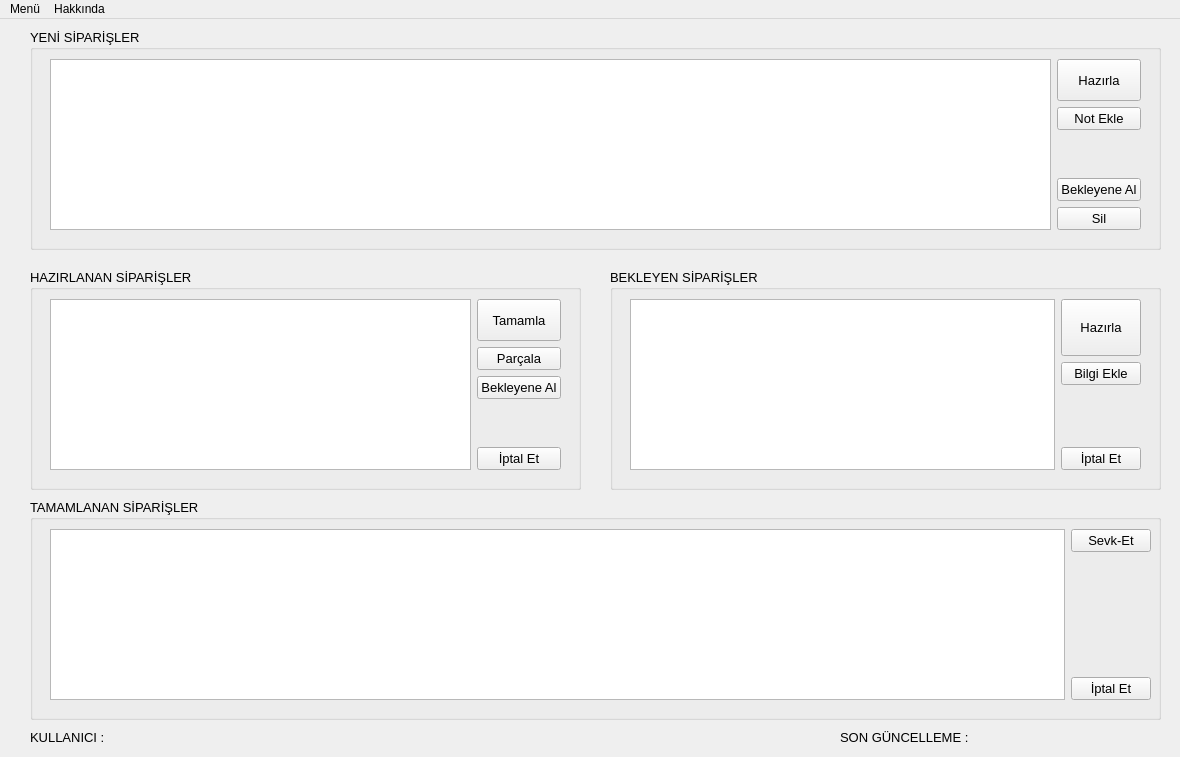
<?xml version="1.0" encoding="UTF-8"?>
<ui version="4.0">
 <class>MainWindow</class>
 <widget class="QMainWindow" name="MainWindow">
  <property name="geometry">
   <rect>
    <x>0</x>
    <y>0</y>
    <width>1180</width>
    <height>757</height>
   </rect>
  </property>
  <property name="minimumSize">
   <size>
    <width>1180</width>
    <height>757</height>
   </size>
  </property>
  <property name="maximumSize">
   <size>
    <width>1180</width>
    <height>757</height>
   </size>
  </property>
  <property name="windowTitle">
   <string>Order &amp; Load Business Intelligence v1</string>
  </property>
  <widget class="QWidget" name="centralwidget">
   <widget class="QGroupBox" name="grBox_newOrders">
    <property name="geometry">
     <rect>
      <x>30</x>
      <y>10</y>
      <width>1131</width>
      <height>221</height>
     </rect>
    </property>
    <property name="font">
     <font>
      <pointsize>10</pointsize>
     </font>
    </property>
    <property name="title">
     <string>YENİ SİPARİŞLER</string>
    </property>
    <widget class="QWidget" name="horizontalLayoutWidget_2">
     <property name="geometry">
      <rect>
       <x>20</x>
       <y>30</y>
       <width>1091</width>
       <height>171</height>
      </rect>
     </property>
     <layout class="QHBoxLayout" name="horizontalLayout_2">
      <item>
       <widget class="QTableWidget" name="table_new_order">
        <property name="sizePolicy">
         <sizepolicy hsizetype="Expanding" vsizetype="Expanding">
          <horstretch>0</horstretch>
          <verstretch>0</verstretch>
         </sizepolicy>
        </property>
        <property name="layoutDirection">
         <enum>Qt::LeftToRight</enum>
        </property>
        <property name="autoFillBackground">
         <bool>false</bool>
        </property>
        <property name="frameShadow">
         <enum>QFrame::Plain</enum>
        </property>
        <property name="editTriggers">
         <set>QAbstractItemView::NoEditTriggers</set>
        </property>
        <property name="dragDropMode">
         <enum>QAbstractItemView::NoDragDrop</enum>
        </property>
        <property name="defaultDropAction">
         <enum>Qt::MoveAction</enum>
        </property>
        <property name="selectionBehavior">
         <enum>QAbstractItemView::SelectRows</enum>
        </property>
        <property name="textElideMode">
         <enum>Qt::ElideLeft</enum>
        </property>
        <property name="verticalScrollMode">
         <enum>QAbstractItemView::ScrollPerPixel</enum>
        </property>
        <property name="showGrid">
         <bool>true</bool>
        </property>
        <property name="gridStyle">
         <enum>Qt::SolidLine</enum>
        </property>
        <property name="sortingEnabled">
         <bool>false</bool>
        </property>
        <property name="cornerButtonEnabled">
         <bool>true</bool>
        </property>
        <attribute name="horizontalHeaderVisible">
         <bool>true</bool>
        </attribute>
        <attribute name="horizontalHeaderCascadingSectionResizes">
         <bool>false</bool>
        </attribute>
       </widget>
      </item>
      <item>
       <layout class="QVBoxLayout" name="verticalLayout_2">
        <item>
         <widget class="QPushButton" name="btn_nw_prepare">
          <property name="sizePolicy">
           <sizepolicy hsizetype="Minimum" vsizetype="Expanding">
            <horstretch>0</horstretch>
            <verstretch>0</verstretch>
           </sizepolicy>
          </property>
          <property name="text">
           <string>Hazırla</string>
          </property>
         </widget>
        </item>
        <item>
         <widget class="QPushButton" name="btn_nw_note">
          <property name="text">
           <string>Not Ekle</string>
          </property>
         </widget>
        </item>
        <item>
         <spacer name="verticalSpacer_3">
          <property name="orientation">
           <enum>Qt::Vertical</enum>
          </property>
          <property name="sizeHint" stdset="0">
           <size>
            <width>20</width>
            <height>40</height>
           </size>
          </property>
         </spacer>
        </item>
        <item>
         <widget class="QPushButton" name="btn_nw_wait">
          <property name="text">
           <string>Bekleyene Al</string>
          </property>
         </widget>
        </item>
        <item>
         <widget class="QPushButton" name="btn_nw_remove">
          <property name="text">
           <string>Sil</string>
          </property>
         </widget>
        </item>
       </layout>
      </item>
     </layout>
    </widget>
   </widget>
   <widget class="QGroupBox" name="grBox_preparing">
    <property name="geometry">
     <rect>
      <x>30</x>
      <y>250</y>
      <width>551</width>
      <height>221</height>
     </rect>
    </property>
    <property name="font">
     <font>
      <pointsize>10</pointsize>
     </font>
    </property>
    <property name="title">
     <string>HAZIRLANAN SİPARİŞLER</string>
    </property>
    <widget class="QWidget" name="horizontalLayoutWidget_3">
     <property name="geometry">
      <rect>
       <x>20</x>
       <y>30</y>
       <width>511</width>
       <height>171</height>
      </rect>
     </property>
     <layout class="QHBoxLayout" name="horizontalLayout_4">
      <item>
       <widget class="QTableWidget" name="table_preparing">
        <property name="sizePolicy">
         <sizepolicy hsizetype="Expanding" vsizetype="Expanding">
          <horstretch>0</horstretch>
          <verstretch>0</verstretch>
         </sizepolicy>
        </property>
        <property name="layoutDirection">
         <enum>Qt::LeftToRight</enum>
        </property>
        <property name="autoFillBackground">
         <bool>false</bool>
        </property>
        <property name="frameShadow">
         <enum>QFrame::Plain</enum>
        </property>
        <property name="editTriggers">
         <set>QAbstractItemView::NoEditTriggers</set>
        </property>
        <property name="dragDropMode">
         <enum>QAbstractItemView::NoDragDrop</enum>
        </property>
        <property name="defaultDropAction">
         <enum>Qt::MoveAction</enum>
        </property>
        <property name="selectionBehavior">
         <enum>QAbstractItemView::SelectRows</enum>
        </property>
        <property name="textElideMode">
         <enum>Qt::ElideLeft</enum>
        </property>
        <property name="verticalScrollMode">
         <enum>QAbstractItemView::ScrollPerPixel</enum>
        </property>
        <property name="showGrid">
         <bool>true</bool>
        </property>
        <property name="gridStyle">
         <enum>Qt::SolidLine</enum>
        </property>
        <property name="sortingEnabled">
         <bool>false</bool>
        </property>
        <property name="cornerButtonEnabled">
         <bool>true</bool>
        </property>
        <attribute name="horizontalHeaderVisible">
         <bool>true</bool>
        </attribute>
        <attribute name="horizontalHeaderCascadingSectionResizes">
         <bool>false</bool>
        </attribute>
       </widget>
      </item>
      <item>
       <layout class="QVBoxLayout" name="verticalLayout_4">
        <item>
         <widget class="QPushButton" name="btn_pr_complete">
          <property name="sizePolicy">
           <sizepolicy hsizetype="Minimum" vsizetype="Expanding">
            <horstretch>0</horstretch>
            <verstretch>0</verstretch>
           </sizepolicy>
          </property>
          <property name="text">
           <string>Tamamla</string>
          </property>
         </widget>
        </item>
        <item>
         <widget class="QPushButton" name="btn_pr_split">
          <property name="text">
           <string>Parçala</string>
          </property>
         </widget>
        </item>
        <item>
         <widget class="QPushButton" name="btn_pr_wait">
          <property name="text">
           <string>Bekleyene Al</string>
          </property>
         </widget>
        </item>
        <item>
         <spacer name="verticalSpacer_5">
          <property name="orientation">
           <enum>Qt::Vertical</enum>
          </property>
          <property name="sizeHint" stdset="0">
           <size>
            <width>20</width>
            <height>40</height>
           </size>
          </property>
         </spacer>
        </item>
        <item>
         <widget class="QPushButton" name="btn_pr_cancel">
          <property name="text">
           <string>İptal Et</string>
          </property>
         </widget>
        </item>
       </layout>
      </item>
     </layout>
    </widget>
   </widget>
   <widget class="QGroupBox" name="grBox_waiting">
    <property name="geometry">
     <rect>
      <x>610</x>
      <y>250</y>
      <width>551</width>
      <height>221</height>
     </rect>
    </property>
    <property name="font">
     <font>
      <pointsize>10</pointsize>
     </font>
    </property>
    <property name="title">
     <string>BEKLEYEN SİPARİŞLER</string>
    </property>
    <widget class="QWidget" name="horizontalLayoutWidget_4">
     <property name="geometry">
      <rect>
       <x>20</x>
       <y>30</y>
       <width>511</width>
       <height>171</height>
      </rect>
     </property>
     <layout class="QHBoxLayout" name="horizontalLayout_5">
      <item>
       <widget class="QTableWidget" name="table_waiting">
        <property name="sizePolicy">
         <sizepolicy hsizetype="Expanding" vsizetype="Expanding">
          <horstretch>0</horstretch>
          <verstretch>0</verstretch>
         </sizepolicy>
        </property>
        <property name="layoutDirection">
         <enum>Qt::LeftToRight</enum>
        </property>
        <property name="autoFillBackground">
         <bool>false</bool>
        </property>
        <property name="frameShadow">
         <enum>QFrame::Plain</enum>
        </property>
        <property name="editTriggers">
         <set>QAbstractItemView::NoEditTriggers</set>
        </property>
        <property name="dragDropMode">
         <enum>QAbstractItemView::NoDragDrop</enum>
        </property>
        <property name="defaultDropAction">
         <enum>Qt::MoveAction</enum>
        </property>
        <property name="selectionBehavior">
         <enum>QAbstractItemView::SelectRows</enum>
        </property>
        <property name="textElideMode">
         <enum>Qt::ElideLeft</enum>
        </property>
        <property name="verticalScrollMode">
         <enum>QAbstractItemView::ScrollPerPixel</enum>
        </property>
        <property name="showGrid">
         <bool>true</bool>
        </property>
        <property name="gridStyle">
         <enum>Qt::SolidLine</enum>
        </property>
        <property name="sortingEnabled">
         <bool>false</bool>
        </property>
        <property name="cornerButtonEnabled">
         <bool>true</bool>
        </property>
        <attribute name="horizontalHeaderVisible">
         <bool>true</bool>
        </attribute>
        <attribute name="horizontalHeaderCascadingSectionResizes">
         <bool>false</bool>
        </attribute>
       </widget>
      </item>
      <item>
       <layout class="QVBoxLayout" name="verticalLayout_5">
        <item>
         <widget class="QPushButton" name="btn_wt_prepare">
          <property name="sizePolicy">
           <sizepolicy hsizetype="Minimum" vsizetype="Expanding">
            <horstretch>0</horstretch>
            <verstretch>0</verstretch>
           </sizepolicy>
          </property>
          <property name="text">
           <string>Hazırla</string>
          </property>
         </widget>
        </item>
        <item>
         <widget class="QPushButton" name="btn_wt_info">
          <property name="text">
           <string>Bilgi Ekle</string>
          </property>
         </widget>
        </item>
        <item>
         <spacer name="verticalSpacer_6">
          <property name="orientation">
           <enum>Qt::Vertical</enum>
          </property>
          <property name="sizeHint" stdset="0">
           <size>
            <width>20</width>
            <height>40</height>
           </size>
          </property>
         </spacer>
        </item>
        <item>
         <widget class="QPushButton" name="btn_wt_cancel">
          <property name="text">
           <string>İptal Et</string>
          </property>
         </widget>
        </item>
       </layout>
      </item>
     </layout>
    </widget>
   </widget>
   <widget class="QGroupBox" name="grBox_ready">
    <property name="geometry">
     <rect>
      <x>30</x>
      <y>480</y>
      <width>1131</width>
      <height>221</height>
     </rect>
    </property>
    <property name="font">
     <font>
      <pointsize>10</pointsize>
     </font>
    </property>
    <property name="title">
     <string>TAMAMLANAN SİPARİŞLER</string>
    </property>
    <widget class="QWidget" name="horizontalLayoutWidget_5">
     <property name="geometry">
      <rect>
       <x>20</x>
       <y>30</y>
       <width>1101</width>
       <height>171</height>
      </rect>
     </property>
     <layout class="QHBoxLayout" name="horizontalLayout_6">
      <item>
       <widget class="QTableWidget" name="table_ready">
        <property name="sizePolicy">
         <sizepolicy hsizetype="Expanding" vsizetype="Expanding">
          <horstretch>0</horstretch>
          <verstretch>0</verstretch>
         </sizepolicy>
        </property>
        <property name="layoutDirection">
         <enum>Qt::LeftToRight</enum>
        </property>
        <property name="autoFillBackground">
         <bool>false</bool>
        </property>
        <property name="frameShadow">
         <enum>QFrame::Plain</enum>
        </property>
        <property name="editTriggers">
         <set>QAbstractItemView::NoEditTriggers</set>
        </property>
        <property name="dragDropMode">
         <enum>QAbstractItemView::NoDragDrop</enum>
        </property>
        <property name="defaultDropAction">
         <enum>Qt::MoveAction</enum>
        </property>
        <property name="selectionBehavior">
         <enum>QAbstractItemView::SelectRows</enum>
        </property>
        <property name="textElideMode">
         <enum>Qt::ElideLeft</enum>
        </property>
        <property name="verticalScrollMode">
         <enum>QAbstractItemView::ScrollPerPixel</enum>
        </property>
        <property name="showGrid">
         <bool>true</bool>
        </property>
        <property name="gridStyle">
         <enum>Qt::SolidLine</enum>
        </property>
        <property name="sortingEnabled">
         <bool>false</bool>
        </property>
        <property name="cornerButtonEnabled">
         <bool>true</bool>
        </property>
        <attribute name="horizontalHeaderVisible">
         <bool>true</bool>
        </attribute>
        <attribute name="horizontalHeaderCascadingSectionResizes">
         <bool>false</bool>
        </attribute>
       </widget>
      </item>
      <item>
       <layout class="QVBoxLayout" name="verticalLayout_6">
        <item>
         <widget class="QPushButton" name="btn_rdy_ship">
          <property name="text">
           <string>Sevk-Et</string>
          </property>
         </widget>
        </item>
        <item>
         <spacer name="verticalSpacer_7">
          <property name="orientation">
           <enum>Qt::Vertical</enum>
          </property>
          <property name="sizeHint" stdset="0">
           <size>
            <width>20</width>
            <height>40</height>
           </size>
          </property>
         </spacer>
        </item>
        <item>
         <widget class="QPushButton" name="btn_rdy_cancel">
          <property name="text">
           <string>İptal Et</string>
          </property>
         </widget>
        </item>
       </layout>
      </item>
     </layout>
    </widget>
   </widget>
   <widget class="QLabel" name="label">
    <property name="geometry">
     <rect>
      <x>840</x>
      <y>710</y>
      <width>141</width>
      <height>16</height>
     </rect>
    </property>
    <property name="font">
     <font>
      <pointsize>10</pointsize>
     </font>
    </property>
    <property name="text">
     <string>SON GÜNCELLEME :</string>
    </property>
   </widget>
   <widget class="QLabel" name="txt_lastUpdate">
    <property name="geometry">
     <rect>
      <x>1000</x>
      <y>710</y>
      <width>161</width>
      <height>16</height>
     </rect>
    </property>
    <property name="font">
     <font>
      <pointsize>10</pointsize>
     </font>
    </property>
    <property name="text">
     <string/>
    </property>
   </widget>
   <widget class="QLabel" name="label_2">
    <property name="geometry">
     <rect>
      <x>30</x>
      <y>710</y>
      <width>91</width>
      <height>16</height>
     </rect>
    </property>
    <property name="font">
     <font>
      <pointsize>10</pointsize>
     </font>
    </property>
    <property name="text">
     <string>KULLANICI :</string>
    </property>
   </widget>
   <widget class="QLabel" name="lbl_user">
    <property name="geometry">
     <rect>
      <x>140</x>
      <y>710</y>
      <width>111</width>
      <height>16</height>
     </rect>
    </property>
    <property name="font">
     <font>
      <pointsize>10</pointsize>
     </font>
    </property>
    <property name="text">
     <string/>
    </property>
   </widget>
   <widget class="QCheckBox" name="check_close">
    <property name="geometry">
     <rect>
      <x>280</x>
      <y>750</y>
      <width>98</width>
      <height>25</height>
     </rect>
    </property>
    <property name="font">
     <font>
      <pointsize>1</pointsize>
     </font>
    </property>
    <property name="text">
     <string>CheckBox</string>
    </property>
   </widget>
  </widget>
  <widget class="QMenuBar" name="menubar">
   <property name="geometry">
    <rect>
     <x>0</x>
     <y>0</y>
     <width>1180</width>
     <height>26</height>
    </rect>
   </property>
   <widget class="QMenu" name="menu_main">
    <property name="title">
     <string>Menü</string>
    </property>
    <addaction name="action_order"/>
    <addaction name="action_update"/>
    <addaction name="action_report"/>
    <addaction name="separator"/>
    <addaction name="action_settings"/>
    <addaction name="action_exit"/>
   </widget>
   <widget class="QMenu" name="menu_about">
    <property name="title">
     <string>Hakkında</string>
    </property>
    <addaction name="action_version"/>
    <addaction name="action_developer"/>
   </widget>
   <addaction name="menu_main"/>
   <addaction name="menu_about"/>
  </widget>
  <action name="action_order">
   <property name="text">
    <string>Sipariş Ekle</string>
   </property>
   <property name="toolTip">
    <string>Sipariş Ver </string>
   </property>
   <property name="shortcut">
    <string>Shift+S</string>
   </property>
  </action>
  <action name="action_update">
   <property name="text">
    <string>Tabloları Güncelle </string>
   </property>
   <property name="shortcut">
    <string>Shift+G</string>
   </property>
  </action>
  <action name="action_version">
   <property name="text">
    <string>Sürüm</string>
   </property>
  </action>
  <action name="action_developer">
   <property name="text">
    <string>Geliştirici</string>
   </property>
  </action>
  <action name="action_exit">
   <property name="text">
    <string>Çıkış</string>
   </property>
  </action>
  <action name="action_settings">
   <property name="text">
    <string>Ayarlar</string>
   </property>
  </action>
  <action name="action_report">
   <property name="text">
    <string>Rapora Gözat</string>
   </property>
   <property name="shortcut">
    <string>Shift+R</string>
   </property>
  </action>
 </widget>
 <resources/>
 <connections/>
</ui>
